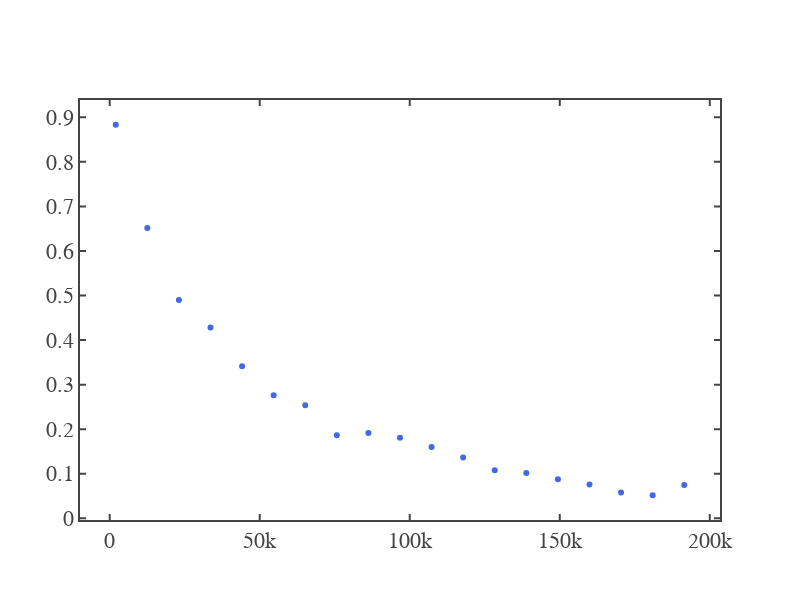

Notebook cell for this chart:
### Code cell
# For Lifetime Measurement

x_old=delay1+delay2+read_on+timeRange[:-1]
y_old=signal_data
fig = go.Figure()
fig.add_scatter(x=x_old,y=y_old,mode='markers',marker=dict(color="royalblue"),name='Experimental Data' )
fig.update_layout(template = fig_template,width=800,height=600)
fig.show()

### Figure 1 — Plotly figure (JSON) as saved in the notebook; plotly's stock layout.template omitted (floating-point values rounded to 4 significant figures)
{"data": [{"marker": {"color": "royalblue"}, "mode": "markers", "name": "Experimental Data", "type": "scatter", "x": [2016, 12540.0, 23070.0, 33590.0, 44120.0, 54650.0, 65170.0, 75700.0, 86230.0, 96750.0, 107300.0, 117800.0, 128300.0, 138900.0, 149400.0, 159900.0, 170400.0, 181000.0, 191500.0], "y": [0.8833, 0.6518, 0.4901, 0.4284, 0.3413, 0.2761, 0.2537, 0.1866, 0.1913, 0.1811, 0.1601, 0.1362, 0.1077, 0.1017, 0.08793, 0.07599, 0.05769, 0.05178, 0.07489]}], "layout": {"height": 600, "width": 800, "xaxis": {"autorange": true, "range": [-9899.0, 203400.0], "type": "linear"}, "yaxis": {"autorange": true, "range": [-0.003768, 0.9388], "type": "linear"}}}
